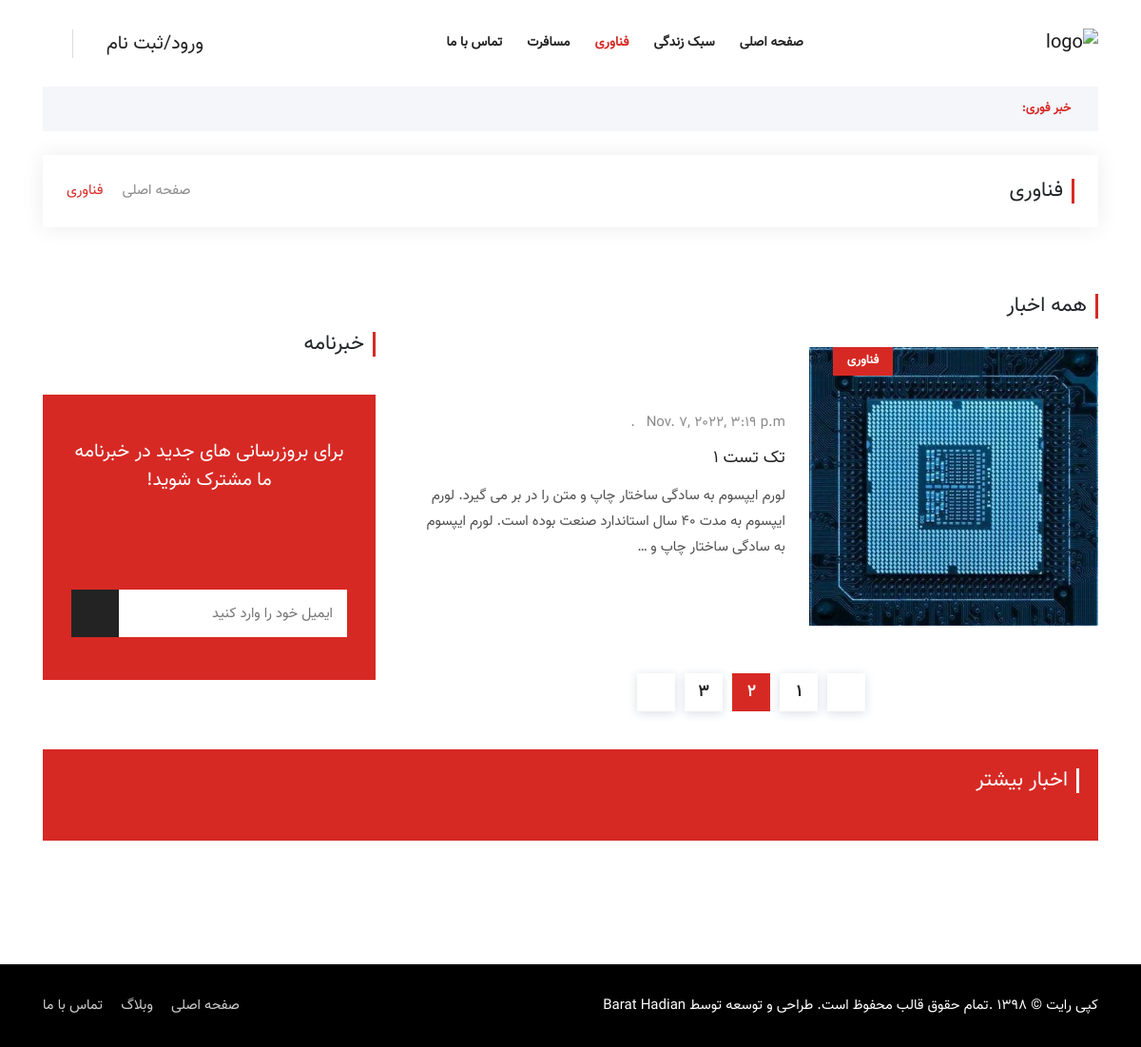
Page /technology/ on the earlier database version.
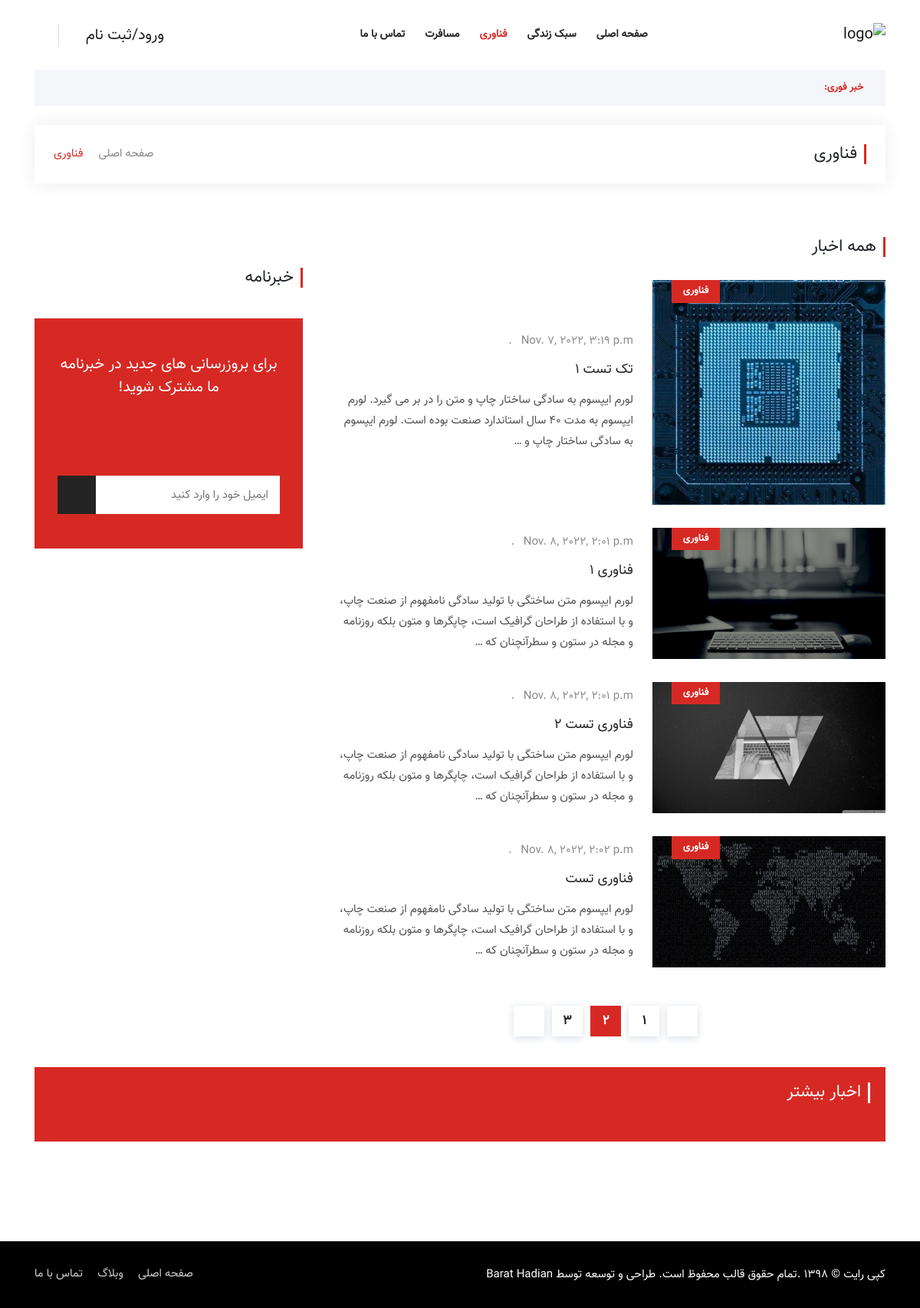
Same page on the later database version.
### Blog/models.py (models this page shows, shortened)
class Article(models.Model):
    author = models.ForeignKey(User, on_delete=models.CASCADE)
    category = models.ManyToManyField(Category, related_name='articles')
    title = models.CharField(max_length=100)
    body = models.TextField(max_length=2000)
    created = models.DateTimeField(auto_now_add=True)
    updated = models.DateTimeField(auto_now_add=True)
    image = models.ImageField(upload_to='profile/image', blank=True, null=True)

class Category(models.Model):
    title = models.CharField(max_length=100)
    created = models.DateTimeField(auto_now_add=True)
    class Meta:
        verbose_name_plural = "categories"
    def __str__(self):
        return self.title

### Blog/views.py (the view, shortened to what this page needs)
# urls.py: path('technology/', views.cat_tech, name='cat_tech'),
def cat_tech(request):
    article_technology = Article.objects.filter(category=2)
    return render(request, 'Blog/tech.html', {'articles': article_technology})

### Blog/templates/Blog/tech.html (shortened to what this page needs)
{% load static %}
<!doctype html>
<html lang="fa">
<head>
    <link rel="stylesheet" href="{% static 'assets/css/bootstrap.min.css' %}">
    <link rel="stylesheet" href="{% static 'assets/css/animate.min.css' %}">
    <link rel="stylesheet" href="{% static 'assets/css/icofont.min.css' %}">
    <link rel="stylesheet" href="{% static 'assets/css/meanmenu.css' %}">
    <link rel="stylesheet" href="{% static 'assets/css/owl.carousel.min.css' %}">
    <link rel="stylesheet" href="{% static 'assets/css/magnific-popup.min.css' %}">
    <link rel="stylesheet" href="{% static 'assets/css/style.css' %}">
    <link rel="stylesheet" href="{% static 'assets/css/rtl.css' %}">
    <link rel="stylesheet" href="{% static 'assets/css/responsive.css' %}">
</head>
<body>
<header class="header-area">
    <div class="navbar-area">
        <div class="sinmun-nav">
            <div class="container">
                <nav class="navbar navbar-expand-md navbar-light">
                    <a class="navbar-brand" href="{% url 'blog:home' %}"><img src="{% static 'assets/img/logo.png' %}"
                                                                              alt="logo"></a>
                    <div class="collapse navbar-collapse mean-menu" id="navbarSupportedContent">
                        <ul class="navbar-nav">
                            <li class="nav-item"><a href="{% url 'blog:home' %}" class="nav-link">صفحه اصلی</a>
                            </li>
                            <li class="nav-item"><a href="{% url 'blog:cat_lifestyle' %}" class="nav-link">سبک زندگی</a>
                            </li>
                            <li class="nav-item"><a href="{% url 'blog:cat_tech' %}" class="nav-link active">فناوری</a>
                            </li>
                            <li class="nav-item"><a href="{% url 'blog:cat_travel' %}" class="nav-link">مسافرت</a></li>
                            <li class="nav-item"><a href="{% url 'blog:contact' %}" class="nav-link">تماس با ما</a>
                            </li>
                        </ul>
                        <div class="others-options">
                            <div class="others-options">
                                <ul> {% if request.user.is_authenticated %}
                                    <li><a href="{% url 'blog:home' %}"> {{ request.user.username }} <i
                                            class="icofont-user-alt-5"></i></a></li>
                                    <li><a href="{% url 'blog:logout' %}"> خروج</a></li>
                                    <li class="header-search">
                                        <div class="nav-search">
                                            <div class="nav-search-button">
                                                <i class="icofont-ui-search"></i>
                                            </div>
                                            {% else %}
                                    <li><a href="{% url 'blog:signin' %}"> ورود/ثبت نام <i class="icofont-user-alt-5"></i></a></li>
                                    <li class="header-search">
                                    <div class="nav-search">
                                    <div class="nav-search-button">
                                        <i class="icofont-ui-search"></i>
                                    </div>
                                {% endif %}
                                    </div>
                                    </li>
                                </ul>
                            </div>
                        </div>
                </nav>
            </div>
        </div>
    </div>
    <div class="breaking-news">
        <div class="container">
            <div class="breaking-news-content clearfix">
                <h6 class="breaking-title"><i class="icofont-flash"></i> خبر فوری:</h6>
            </div>
        </div>
    </div>
</header>
<div class="page-title-area">
    <div class="container">
        <div class="page-title-content">
            <h2>فناوری</h2>
            <ul>
                <li><a href="{% url 'blog:home' %}"><i class="icofont-home"></i> صفحه اصلی</a></li>
                <li><i class="icofont-rounded-left"></i></li>
                <li>فناوری</li>
            </ul>
        </div>
    </div>
</div>
<section class="all-category-news ptb-40">
    <div class="container">
        <div class="row">
            <div class="col-lg-8 col-md-12">
                <div class="section-title">
                    <h2>همه اخبار</h2>
                </div>
                {% for article in articles %}
                <div class="single-category-news">
                    <div class="row m-0 align-items-center">
                        <div class="col-lg-5 col-md-6 p-0">
                            <div class="category-news-image">
                                <a href="{% url 'blog:posts'  article.id   %}"><img src="{{ article.image.url }}" alt="image"></a>
                                <div class="tags">
                                    <a href="{% url 'blog:cat_tech' %}">{{ article.category.all.first }}</a>
                                </div>
                            </div>
                        </div>
                        <div class="col-lg-7 col-md-6">
                            <div class="category-news-content">
                                <span><i class="icofont-clock-time"></i>{{ article.created }}</span>
                                <h3><a href="{% url 'blog:posts'  article.id   %}">{{ article.title }}</a></h3>
                                <p>{{ article.body|truncatewords:30  }}</p>
                            </div>
                        </div>
                    </div>
                </div>
            {% endfor %}
                <div class="pagination-area">
                    <a href="#" class="prev page-numbers"><i class="icofont-double-right"></i></a>
                    <a href="#" class="page-numbers">1</a>
                    <span class="page-numbers current" aria-current="page">2</span>
                    <a href="#" class="page-numbers">3</a>
                    <a href="#" class="next page-numbers"><i class="icofont-double-left"></i></a>
                </div>
            </div>
            <div class="col-lg-4 col-md-12">
                <div class="newsletter-box">
                    <div class="section-title">
                        <h2>خبرنامه</h2>
                    </div>
 {% include 'includes/newsletter.html' %}
                </div>
            </div>
        </div>
    </div>
</section>
<section class="more-news-area">
    <div class="container">
        <div class="more-news-inner">
            <div class="section-title">
                <h2>اخبار بیشتر</h2>
            </div>
        </div>
    </div>
</section>
<div class="copyright-area">
    <div class="container">
        <div class="row align-items-center">
            <div class="col-lg-6 col-md-12">
                <p>کپی رایت © 1398 .تمام حقوق قالب محفوظ است. طراحی و توسعه توسط <a
                        href="https://www.rtl-theme.com/author/barat/?aff=barat" target="_blank">Barat Hadian</a></p>
            </div>
            <div class="col-lg-6 col-md-12">
                <ul class="footer-nav">
                    <li><a href="{% url 'blog:home' %}">صفحه اصلی</a></li>
                    <li><a href="#">وبلاگ</a></li>
                    <li><a href="#">تماس با ما</a></li>
                </ul>
            </div>
        </div>
    </div>
</div>
</body>
</html>

### templates/includes/newsletter.html (shortened to what this page needs)
<section class="widget newsletter_box">
                        <div class="newsletter-box">
                            <div class="newsletter-box-inner">
                                <h3>برای بروزرسانی های جدید در خبرنامه ما مشترک شوید!</h3>
                                <i class="icofont-email"></i>
                                <form method="post">
                                    <input type="email" name="email" class="newsletter-input" placeholder="ایمیل خود را وارد کنید"
                                            required autocomplete="off">
                                    <button type="submit"><i class="icofont-paper-plane"></i></button>
                                </form>
                            </div>
                        </div>
                    </section>

### static/assets/css/rtl.css (style rules this page uses)
body { direction: rtl; }
.single-category-news .category-news-image .tags { right: auto; left: 25px; }
.navbar-brand { margin-right: 0; }
.sinmun-nav nav .others-options ul li .nav-search { border-right: 1px solid #dcdcdc; border-left: none; padding-right: 15px; padding-left: 0; }
.sinmun-nav nav .others-options ul li a { margin-left: 10px; margin-right: 0; }
.breaking-news-content .breaking-title { padding-left: 8px; padding-right: 0; float: right; }
.section-title h2 { border-left: none; border-right: 3px solid #d72924; padding-right: 9px; padding-left: 0; }
.section-title { text-align: right; }
.newsletter-box .newsletter-box-inner form button { left: 0; right: auto; }
.copyright-area { text-align: right; }
.copyright-area .footer-nav { text-align: left; }
.copyright-area .footer-nav li { margin-right: 15px; margin-left: 0; }
.copyright-area .footer-nav li:first-child { margin-right: 0; }
.single-category-news .category-news-content { padding-right: 10px; padding-left: 0; text-align: right; }
.page-title-content h2 { border-right: 3px solid #d72924; border-left: none; padding-right: 9px; padding-left: 0; text-align: right; }
.page-title-content ul { left: 25px; right: auto; }

Differences in the rows shown:
added Article: image (picture), category.all.first "فناوری", created "Nov. 8, 2022, 2:01 p.m.", title "فناوری 1", body "لورم ایپسوم متن ساختگی با تولید سادگی نامفهوم از صنعت چاپ، و با استفاده از طراحان گرافیک است، چاپگرها و متون بلکه روزنامه و مجله در ستون و سطرآنچنان که …"
added Article: image (picture), category.all.first "فناوری", created "Nov. 8, 2022, 2:01 p.m.", title "فناوری تست 2", body "لورم ایپسوم متن ساختگی با تولید سادگی نامفهوم از صنعت چاپ، و با استفاده از طراحان گرافیک است، چاپگرها و متون بلکه روزنامه و مجله در ستون و سطرآنچنان که …"
added Article: image (picture), category.all.first "فناوری", created "Nov. 8, 2022, 2:02 p.m.", title "فناوری تست", body "لورم ایپسوم متن ساختگی با تولید سادگی نامفهوم از صنعت چاپ، و با استفاده از طراحان گرافیک است، چاپگرها و متون بلکه روزنامه و مجله در ستون و سطرآنچنان که …"
